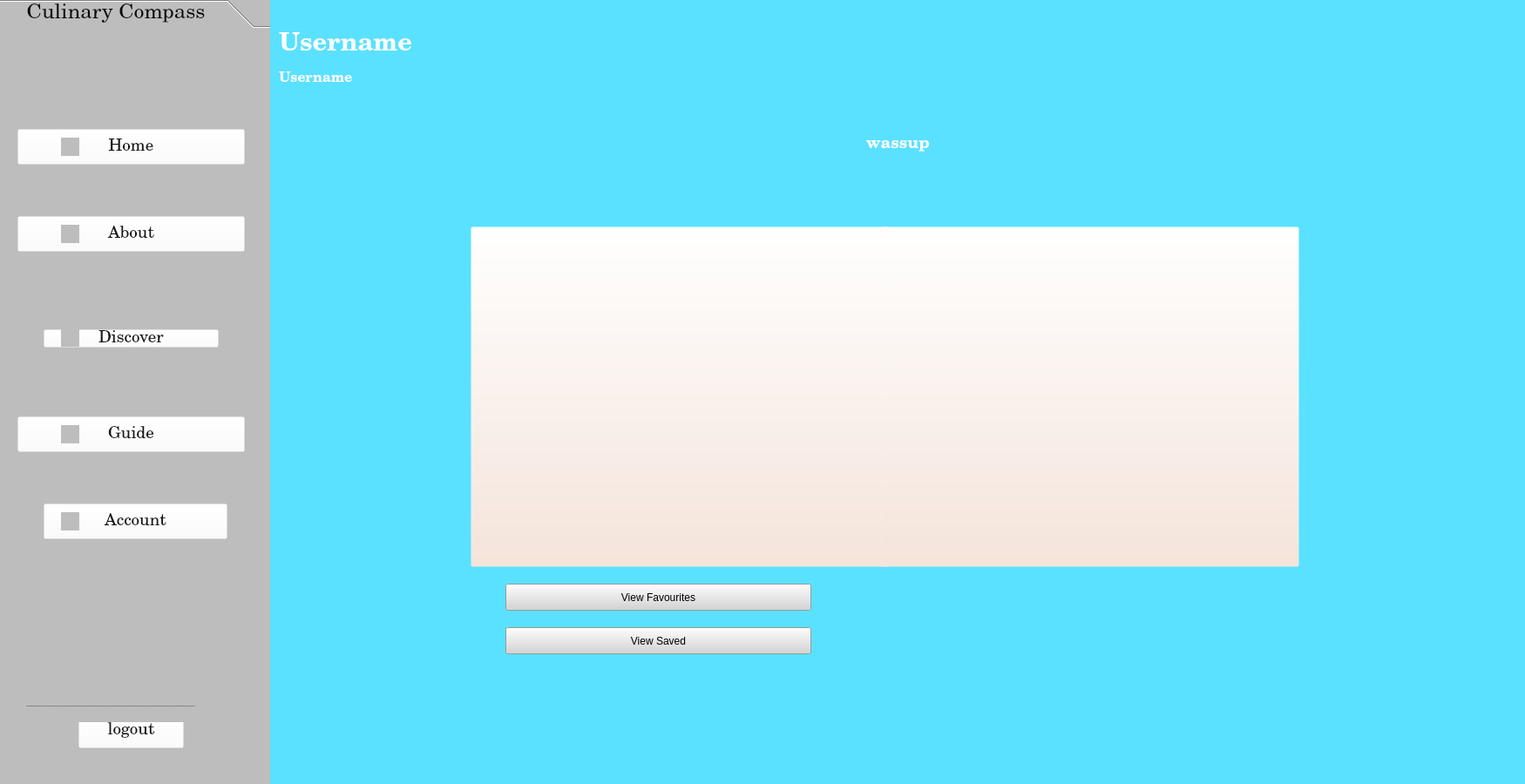
<?xml version="1.0" encoding="UTF-8"?>
<ui version="4.0">
 <class>Homepage</class>
 <widget class="QMainWindow" name="Homepage">
  <property name="geometry">
   <rect>
    <x>0</x>
    <y>0</y>
    <width>1750</width>
    <height>900</height>
   </rect>
  </property>
  <property name="minimumSize">
   <size>
    <width>1750</width>
    <height>900</height>
   </size>
  </property>
  <property name="maximumSize">
   <size>
    <width>1750</width>
    <height>900</height>
   </size>
  </property>
  <property name="windowTitle">
   <string>MainWindow</string>
  </property>
  <widget class="QWidget" name="centralwidget">
   <widget class="QWidget" name="widget" native="true">
    <property name="geometry">
     <rect>
      <x>-10</x>
      <y>0</y>
      <width>321</width>
      <height>911</height>
     </rect>
    </property>
    <property name="styleSheet">
     <string notr="true">background-color: rgb(255, 255, 255);</string>
    </property>
    <widget class="QToolBox" name="menu_bar">
     <property name="geometry">
      <rect>
       <x>10</x>
       <y>-1</y>
       <width>311</width>
       <height>901</height>
      </rect>
     </property>
     <property name="palette">
      <palette>
       <active>
        <colorrole role="WindowText">
         <brush brushstyle="SolidPattern">
          <color alpha="255">
           <red>8</red>
           <green>8</green>
           <blue>8</blue>
          </color>
         </brush>
        </colorrole>
        <colorrole role="Button">
         <brush brushstyle="SolidPattern">
          <color alpha="255">
           <red>189</red>
           <green>189</green>
           <blue>189</blue>
          </color>
         </brush>
        </colorrole>
        <colorrole role="Text">
         <brush brushstyle="SolidPattern">
          <color alpha="255">
           <red>8</red>
           <green>8</green>
           <blue>8</blue>
          </color>
         </brush>
        </colorrole>
        <colorrole role="ButtonText">
         <brush brushstyle="SolidPattern">
          <color alpha="255">
           <red>8</red>
           <green>8</green>
           <blue>8</blue>
          </color>
         </brush>
        </colorrole>
        <colorrole role="Base">
         <brush brushstyle="SolidPattern">
          <color alpha="255">
           <red>189</red>
           <green>189</green>
           <blue>189</blue>
          </color>
         </brush>
        </colorrole>
        <colorrole role="Window">
         <brush brushstyle="SolidPattern">
          <color alpha="255">
           <red>189</red>
           <green>189</green>
           <blue>189</blue>
          </color>
         </brush>
        </colorrole>
        <colorrole role="PlaceholderText">
         <brush brushstyle="SolidPattern">
          <color alpha="128">
           <red>8</red>
           <green>8</green>
           <blue>8</blue>
          </color>
         </brush>
        </colorrole>
       </active>
       <inactive>
        <colorrole role="WindowText">
         <brush brushstyle="SolidPattern">
          <color alpha="255">
           <red>8</red>
           <green>8</green>
           <blue>8</blue>
          </color>
         </brush>
        </colorrole>
        <colorrole role="Button">
         <brush brushstyle="SolidPattern">
          <color alpha="255">
           <red>189</red>
           <green>189</green>
           <blue>189</blue>
          </color>
         </brush>
        </colorrole>
        <colorrole role="Text">
         <brush brushstyle="SolidPattern">
          <color alpha="255">
           <red>8</red>
           <green>8</green>
           <blue>8</blue>
          </color>
         </brush>
        </colorrole>
        <colorrole role="ButtonText">
         <brush brushstyle="SolidPattern">
          <color alpha="255">
           <red>8</red>
           <green>8</green>
           <blue>8</blue>
          </color>
         </brush>
        </colorrole>
        <colorrole role="Base">
         <brush brushstyle="SolidPattern">
          <color alpha="255">
           <red>189</red>
           <green>189</green>
           <blue>189</blue>
          </color>
         </brush>
        </colorrole>
        <colorrole role="Window">
         <brush brushstyle="SolidPattern">
          <color alpha="255">
           <red>189</red>
           <green>189</green>
           <blue>189</blue>
          </color>
         </brush>
        </colorrole>
        <colorrole role="PlaceholderText">
         <brush brushstyle="SolidPattern">
          <color alpha="128">
           <red>8</red>
           <green>8</green>
           <blue>8</blue>
          </color>
         </brush>
        </colorrole>
       </inactive>
       <disabled>
        <colorrole role="WindowText">
         <brush brushstyle="SolidPattern">
          <color alpha="255">
           <red>8</red>
           <green>8</green>
           <blue>8</blue>
          </color>
         </brush>
        </colorrole>
        <colorrole role="Button">
         <brush brushstyle="SolidPattern">
          <color alpha="255">
           <red>189</red>
           <green>189</green>
           <blue>189</blue>
          </color>
         </brush>
        </colorrole>
        <colorrole role="Text">
         <brush brushstyle="SolidPattern">
          <color alpha="255">
           <red>8</red>
           <green>8</green>
           <blue>8</blue>
          </color>
         </brush>
        </colorrole>
        <colorrole role="ButtonText">
         <brush brushstyle="SolidPattern">
          <color alpha="255">
           <red>8</red>
           <green>8</green>
           <blue>8</blue>
          </color>
         </brush>
        </colorrole>
        <colorrole role="Base">
         <brush brushstyle="SolidPattern">
          <color alpha="255">
           <red>189</red>
           <green>189</green>
           <blue>189</blue>
          </color>
         </brush>
        </colorrole>
        <colorrole role="Window">
         <brush brushstyle="SolidPattern">
          <color alpha="255">
           <red>189</red>
           <green>189</green>
           <blue>189</blue>
          </color>
         </brush>
        </colorrole>
        <colorrole role="PlaceholderText">
         <brush brushstyle="SolidPattern">
          <color alpha="128">
           <red>8</red>
           <green>8</green>
           <blue>8</blue>
          </color>
         </brush>
        </colorrole>
       </disabled>
      </palette>
     </property>
     <property name="font">
      <font>
       <family>Century Schoolbook</family>
       <pointsize>18</pointsize>
       <italic>false</italic>
       <bold>false</bold>
      </font>
     </property>
     <property name="styleSheet">
      <string notr="true">background-color: rgb(179, 179, 179);
font: 18pt &quot;Century Schoolbook&quot;;
background-color: rgb(189, 189, 189);
color: rgb(8, 8, 8);</string>
     </property>
     <property name="currentIndex">
      <number>0</number>
     </property>
     <widget class="QWidget" name="page_1">
      <property name="geometry">
       <rect>
        <x>0</x>
        <y>0</y>
        <width>311</width>
        <height>858</height>
       </rect>
      </property>
      <attribute name="label">
       <string>    Culinary Compass</string>
      </attribute>
      <widget class="QPushButton" name="about_button">
       <property name="geometry">
        <rect>
         <x>20</x>
         <y>210</y>
         <width>261</width>
         <height>41</height>
        </rect>
       </property>
       <property name="font">
        <font>
         <family>Century Schoolbook</family>
         <pointsize>14</pointsize>
         <italic>false</italic>
         <bold>false</bold>
        </font>
       </property>
       <property name="cursor">
        <cursorShape>PointingHandCursor</cursorShape>
       </property>
       <property name="styleSheet">
        <string notr="true">background-color: rgba(255, 255, 255, 0);
font: 14pt &quot;Century Schoolbook&quot;;
color: rgb(22, 22, 22);</string>
       </property>
       <property name="text">
        <string>About</string>
       </property>
       <property name="icon">
        <iconset>
         <normaloff>../../../kiran/OneDrive/Desktop/app/static/icons/icons8-about-24.png</normaloff>../../../kiran/OneDrive/Desktop/app/static/icons/icons8-about-24.png</iconset>
       </property>
      </widget>
      <widget class="QPushButton" name="guidebutton">
       <property name="geometry">
        <rect>
         <x>20</x>
         <y>440</y>
         <width>261</width>
         <height>41</height>
        </rect>
       </property>
       <property name="font">
        <font>
         <family>Century Schoolbook</family>
         <pointsize>14</pointsize>
         <italic>false</italic>
         <bold>false</bold>
        </font>
       </property>
       <property name="cursor">
        <cursorShape>PointingHandCursor</cursorShape>
       </property>
       <property name="styleSheet">
        <string notr="true">background-color: rgba(255, 255, 255, 0);
font: 14pt &quot;Century Schoolbook&quot;;
color: rgb(22, 22, 22);</string>
       </property>
       <property name="text">
        <string>Guide</string>
       </property>
       <property name="icon">
        <iconset>
         <normaloff>../../../kiran/OneDrive/Desktop/app/static/icons/icons8-guide-50.png</normaloff>../../../kiran/OneDrive/Desktop/app/static/icons/icons8-guide-50.png</iconset>
       </property>
      </widget>
      <widget class="QPushButton" name="accountbtn">
       <property name="geometry">
        <rect>
         <x>50</x>
         <y>540</y>
         <width>211</width>
         <height>41</height>
        </rect>
       </property>
       <property name="font">
        <font>
         <family>Century Schoolbook</family>
         <pointsize>14</pointsize>
         <italic>false</italic>
         <bold>false</bold>
        </font>
       </property>
       <property name="cursor">
        <cursorShape>PointingHandCursor</cursorShape>
       </property>
       <property name="styleSheet">
        <string notr="true">background-color: rgba(255, 255, 255, 0);
font: 14pt &quot;Century Schoolbook&quot;;
color: rgb(22, 22, 22);
</string>
       </property>
       <property name="text">
        <string>Account</string>
       </property>
       <property name="icon">
        <iconset>
         <normaloff>../../../kiran/OneDrive/Desktop/app/static/icons/icons8-account-48.png</normaloff>../../../kiran/OneDrive/Desktop/app/static/icons/icons8-account-48.png</iconset>
       </property>
      </widget>
      <widget class="QPushButton" name="discover">
       <property name="geometry">
        <rect>
         <x>50</x>
         <y>340</y>
         <width>201</width>
         <height>21</height>
        </rect>
       </property>
       <property name="font">
        <font>
         <family>Century Schoolbook</family>
         <pointsize>14</pointsize>
         <italic>false</italic>
         <bold>false</bold>
        </font>
       </property>
       <property name="cursor">
        <cursorShape>PointingHandCursor</cursorShape>
       </property>
       <property name="layoutDirection">
        <enum>Qt::LeftToRight</enum>
       </property>
       <property name="styleSheet">
        <string notr="true">background-color: rgba(255, 255, 255, 0);
font: 14pt &quot;Century Schoolbook&quot;;
color: rgb(22, 22, 22);
</string>
       </property>
       <property name="text">
        <string>Discover</string>
       </property>
      </widget>
      <widget class="QPushButton" name="logout">
       <property name="geometry">
        <rect>
         <x>90</x>
         <y>780</y>
         <width>121</width>
         <height>41</height>
        </rect>
       </property>
       <property name="font">
        <font>
         <family>Century Schoolbook</family>
         <pointsize>14</pointsize>
         <italic>false</italic>
         <bold>false</bold>
        </font>
       </property>
       <property name="cursor">
        <cursorShape>PointingHandCursor</cursorShape>
       </property>
       <property name="styleSheet">
        <string notr="true">background-color: rgba(255, 255, 255, 0);
font: 14pt &quot;Century Schoolbook&quot;;
color: rgb(22, 22, 22);</string>
       </property>
       <property name="text">
        <string>logout</string>
       </property>
      </widget>
      <widget class="QLabel" name="label_5">
       <property name="geometry">
        <rect>
         <x>70</x>
         <y>220</y>
         <width>21</width>
         <height>21</height>
        </rect>
       </property>
       <property name="text">
        <string/>
       </property>
       <property name="pixmap">
        <pixmap>icons8-about-24.png</pixmap>
       </property>
       <property name="scaledContents">
        <bool>true</bool>
       </property>
      </widget>
      <widget class="QLabel" name="label_6">
       <property name="geometry">
        <rect>
         <x>70</x>
         <y>340</y>
         <width>21</width>
         <height>20</height>
        </rect>
       </property>
       <property name="text">
        <string/>
       </property>
       <property name="pixmap">
        <pixmap>maps-flags_447031.png</pixmap>
       </property>
       <property name="scaledContents">
        <bool>true</bool>
       </property>
      </widget>
      <widget class="QLabel" name="label_7">
       <property name="geometry">
        <rect>
         <x>70</x>
         <y>450</y>
         <width>21</width>
         <height>21</height>
        </rect>
       </property>
       <property name="text">
        <string/>
       </property>
       <property name="pixmap">
        <pixmap>icons8-guide-50.png</pixmap>
       </property>
       <property name="scaledContents">
        <bool>true</bool>
       </property>
      </widget>
      <widget class="QLabel" name="label_8">
       <property name="geometry">
        <rect>
         <x>70</x>
         <y>550</y>
         <width>21</width>
         <height>21</height>
        </rect>
       </property>
       <property name="text">
        <string/>
       </property>
       <property name="pixmap">
        <pixmap>icons8-account-48.png</pixmap>
       </property>
       <property name="scaledContents">
        <bool>true</bool>
       </property>
      </widget>
      <widget class="QLabel" name="label_9">
       <property name="geometry">
        <rect>
         <x>70</x>
         <y>790</y>
         <width>20</width>
         <height>20</height>
        </rect>
       </property>
       <property name="text">
        <string/>
       </property>
       <property name="pixmap">
        <pixmap>icons8-log-out-50.png</pixmap>
       </property>
       <property name="scaledContents">
        <bool>true</bool>
       </property>
      </widget>
      <widget class="QLabel" name="label_10">
       <property name="geometry">
        <rect>
         <x>30</x>
         <y>740</y>
         <width>241</width>
         <height>51</height>
        </rect>
       </property>
       <property name="styleSheet">
        <string notr="true">color: rgba(4, 4, 4,85);</string>
       </property>
       <property name="text">
        <string>_____________________________</string>
       </property>
      </widget>
      <widget class="QPushButton" name="homebtn">
       <property name="geometry">
        <rect>
         <x>20</x>
         <y>110</y>
         <width>261</width>
         <height>41</height>
        </rect>
       </property>
       <property name="font">
        <font>
         <family>Century Schoolbook</family>
         <pointsize>14</pointsize>
         <italic>false</italic>
         <bold>false</bold>
        </font>
       </property>
       <property name="cursor">
        <cursorShape>PointingHandCursor</cursorShape>
       </property>
       <property name="styleSheet">
        <string notr="true">background-color: rgba(255, 255, 255, 0);
font: 14pt &quot;Century Schoolbook&quot;;
color: rgb(22, 22, 22);</string>
       </property>
       <property name="text">
        <string>Home</string>
       </property>
       <property name="icon">
        <iconset>
         <normaloff>../../../kiran/OneDrive/Desktop/app/static/icons/icons8-about-24.png</normaloff>../../../kiran/OneDrive/Desktop/app/static/icons/icons8-about-24.png</iconset>
       </property>
      </widget>
      <widget class="QLabel" name="label_11">
       <property name="geometry">
        <rect>
         <x>70</x>
         <y>120</y>
         <width>21</width>
         <height>21</height>
        </rect>
       </property>
       <property name="text">
        <string/>
       </property>
       <property name="pixmap">
        <pixmap>homeicon.png</pixmap>
       </property>
       <property name="scaledContents">
        <bool>true</bool>
       </property>
      </widget>
     </widget>
    </widget>
   </widget>
   <widget class="QWidget" name="widget_2" native="true">
    <property name="geometry">
     <rect>
      <x>310</x>
      <y>0</y>
      <width>1750</width>
      <height>900</height>
     </rect>
    </property>
    <property name="palette">
     <palette>
      <active>
       <colorrole role="WindowText">
        <brush brushstyle="SolidPattern">
         <color alpha="255">
          <red>0</red>
          <green>0</green>
          <blue>0</blue>
         </color>
        </brush>
       </colorrole>
       <colorrole role="Button">
        <brush brushstyle="SolidPattern">
         <color alpha="255">
          <red>255</red>
          <green>244</green>
          <blue>222</blue>
         </color>
        </brush>
       </colorrole>
       <colorrole role="Light">
        <brush brushstyle="SolidPattern">
         <color alpha="255">
          <red>0</red>
          <green>255</green>
          <blue>255</blue>
         </color>
        </brush>
       </colorrole>
       <colorrole role="Midlight">
        <brush brushstyle="SolidPattern">
         <color alpha="255">
          <red>170</red>
          <green>255</green>
          <blue>0</blue>
         </color>
        </brush>
       </colorrole>
       <colorrole role="Dark">
        <brush brushstyle="SolidPattern">
         <color alpha="255">
          <red>0</red>
          <green>85</green>
          <blue>255</blue>
         </color>
        </brush>
       </colorrole>
       <colorrole role="Mid">
        <brush brushstyle="SolidPattern">
         <color alpha="255">
          <red>0</red>
          <green>85</green>
          <blue>0</blue>
         </color>
        </brush>
       </colorrole>
       <colorrole role="Text">
        <brush brushstyle="SolidPattern">
         <color alpha="255">
          <red>0</red>
          <green>0</green>
          <blue>0</blue>
         </color>
        </brush>
       </colorrole>
       <colorrole role="ButtonText">
        <brush brushstyle="SolidPattern">
         <color alpha="255">
          <red>0</red>
          <green>0</green>
          <blue>0</blue>
         </color>
        </brush>
       </colorrole>
       <colorrole role="Base">
        <brush brushstyle="SolidPattern">
         <color alpha="255">
          <red>255</red>
          <green>244</green>
          <blue>222</blue>
         </color>
        </brush>
       </colorrole>
       <colorrole role="Window">
        <brush brushstyle="SolidPattern">
         <color alpha="255">
          <red>255</red>
          <green>244</green>
          <blue>222</blue>
         </color>
        </brush>
       </colorrole>
      </active>
      <inactive>
       <colorrole role="WindowText">
        <brush brushstyle="SolidPattern">
         <color alpha="255">
          <red>0</red>
          <green>0</green>
          <blue>0</blue>
         </color>
        </brush>
       </colorrole>
       <colorrole role="Button">
        <brush brushstyle="SolidPattern">
         <color alpha="255">
          <red>255</red>
          <green>244</green>
          <blue>222</blue>
         </color>
        </brush>
       </colorrole>
       <colorrole role="Light">
        <brush brushstyle="SolidPattern">
         <color alpha="255">
          <red>0</red>
          <green>255</green>
          <blue>255</blue>
         </color>
        </brush>
       </colorrole>
       <colorrole role="Midlight">
        <brush brushstyle="SolidPattern">
         <color alpha="255">
          <red>170</red>
          <green>255</green>
          <blue>0</blue>
         </color>
        </brush>
       </colorrole>
       <colorrole role="Dark">
        <brush brushstyle="SolidPattern">
         <color alpha="255">
          <red>0</red>
          <green>85</green>
          <blue>255</blue>
         </color>
        </brush>
       </colorrole>
       <colorrole role="Mid">
        <brush brushstyle="SolidPattern">
         <color alpha="255">
          <red>0</red>
          <green>85</green>
          <blue>0</blue>
         </color>
        </brush>
       </colorrole>
       <colorrole role="Text">
        <brush brushstyle="SolidPattern">
         <color alpha="255">
          <red>0</red>
          <green>0</green>
          <blue>0</blue>
         </color>
        </brush>
       </colorrole>
       <colorrole role="ButtonText">
        <brush brushstyle="SolidPattern">
         <color alpha="255">
          <red>0</red>
          <green>0</green>
          <blue>0</blue>
         </color>
        </brush>
       </colorrole>
       <colorrole role="Base">
        <brush brushstyle="SolidPattern">
         <color alpha="255">
          <red>255</red>
          <green>244</green>
          <blue>222</blue>
         </color>
        </brush>
       </colorrole>
       <colorrole role="Window">
        <brush brushstyle="SolidPattern">
         <color alpha="255">
          <red>255</red>
          <green>244</green>
          <blue>222</blue>
         </color>
        </brush>
       </colorrole>
      </inactive>
      <disabled>
       <colorrole role="WindowText">
        <brush brushstyle="SolidPattern">
         <color alpha="255">
          <red>0</red>
          <green>85</green>
          <blue>255</blue>
         </color>
        </brush>
       </colorrole>
       <colorrole role="Button">
        <brush brushstyle="SolidPattern">
         <color alpha="255">
          <red>255</red>
          <green>244</green>
          <blue>222</blue>
         </color>
        </brush>
       </colorrole>
       <colorrole role="Light">
        <brush brushstyle="SolidPattern">
         <color alpha="255">
          <red>0</red>
          <green>255</green>
          <blue>255</blue>
         </color>
        </brush>
       </colorrole>
       <colorrole role="Midlight">
        <brush brushstyle="SolidPattern">
         <color alpha="255">
          <red>170</red>
          <green>255</green>
          <blue>0</blue>
         </color>
        </brush>
       </colorrole>
       <colorrole role="Dark">
        <brush brushstyle="SolidPattern">
         <color alpha="255">
          <red>0</red>
          <green>85</green>
          <blue>255</blue>
         </color>
        </brush>
       </colorrole>
       <colorrole role="Mid">
        <brush brushstyle="SolidPattern">
         <color alpha="255">
          <red>0</red>
          <green>85</green>
          <blue>0</blue>
         </color>
        </brush>
       </colorrole>
       <colorrole role="Text">
        <brush brushstyle="SolidPattern">
         <color alpha="255">
          <red>0</red>
          <green>85</green>
          <blue>255</blue>
         </color>
        </brush>
       </colorrole>
       <colorrole role="ButtonText">
        <brush brushstyle="SolidPattern">
         <color alpha="255">
          <red>0</red>
          <green>85</green>
          <blue>255</blue>
         </color>
        </brush>
       </colorrole>
       <colorrole role="Base">
        <brush brushstyle="SolidPattern">
         <color alpha="255">
          <red>255</red>
          <green>244</green>
          <blue>222</blue>
         </color>
        </brush>
       </colorrole>
       <colorrole role="Window">
        <brush brushstyle="SolidPattern">
         <color alpha="255">
          <red>255</red>
          <green>244</green>
          <blue>222</blue>
         </color>
        </brush>
       </colorrole>
      </disabled>
     </palette>
    </property>
    <property name="styleSheet">
     <string notr="true">background-color: rgb(255, 244, 222);
</string>
    </property>
    <widget class="QLabel" name="label_12">
     <property name="geometry">
      <rect>
       <x>0</x>
       <y>0</y>
       <width>1441</width>
       <height>901</height>
      </rect>
     </property>
     <property name="cursor">
      <cursorShape>ArrowCursor</cursorShape>
     </property>
     <property name="toolTip">
      <string>&lt;html&gt;&lt;head/&gt;&lt;body&gt;&lt;p&gt;&lt;br/&gt;&lt;/p&gt;&lt;/body&gt;&lt;/html&gt;</string>
     </property>
     <property name="styleSheet">
      <string notr="true">background-color: rgb(90, 225, 255);</string>
     </property>
     <property name="text">
      <string/>
     </property>
     <property name="pixmap">
      <pixmap>bg.png</pixmap>
     </property>
     <property name="scaledContents">
      <bool>true</bool>
     </property>
    </widget>
    <widget class="QPushButton" name="stayin">
     <property name="geometry">
      <rect>
       <x>230</x>
       <y>260</y>
       <width>481</width>
       <height>391</height>
      </rect>
     </property>
     <property name="cursor">
      <cursorShape>PointingHandCursor</cursorShape>
     </property>
     <property name="styleSheet">
      <string notr="true">
background-color: rgba(247, 225, 212,0);</string>
     </property>
     <property name="text">
      <string/>
     </property>
     <property name="icon">
      <iconset>
       <normaloff>Dine In.png</normaloff>Dine In.png</iconset>
     </property>
     <property name="iconSize">
      <size>
       <width>400</width>
       <height>400</height>
      </size>
     </property>
    </widget>
    <widget class="QPushButton" name="stepout">
     <property name="geometry">
      <rect>
       <x>700</x>
       <y>260</y>
       <width>481</width>
       <height>391</height>
      </rect>
     </property>
     <property name="cursor">
      <cursorShape>PointingHandCursor</cursorShape>
     </property>
     <property name="styleSheet">
      <string notr="true">background-color: rgba(247, 225, 212,0);</string>
     </property>
     <property name="text">
      <string/>
     </property>
     <property name="icon">
      <iconset>
       <normaloff>dine out.png</normaloff>dine out.png</iconset>
     </property>
     <property name="iconSize">
      <size>
       <width>400</width>
       <height>400</height>
      </size>
     </property>
    </widget>
    <widget class="QLabel" name="usernamelabel">
     <property name="geometry">
      <rect>
       <x>10</x>
       <y>80</y>
       <width>471</width>
       <height>31</height>
      </rect>
     </property>
     <property name="font">
      <font>
       <family>Segoe UI Semibold</family>
       <pointsize>14</pointsize>
       <bold>true</bold>
      </font>
     </property>
     <property name="styleSheet">
      <string notr="true">background-color: rgba(255, 255, 255, 0);</string>
     </property>
     <property name="text">
      <string/>
     </property>
    </widget>
    <widget class="QLabel" name="label_2">
     <property name="geometry">
      <rect>
       <x>270</x>
       <y>80</y>
       <width>871</width>
       <height>161</height>
      </rect>
     </property>
     <property name="styleSheet">
      <string notr="true">background-color: rgba(255, 255, 255, 0);</string>
     </property>
     <property name="text">
      <string/>
     </property>
     <property name="pixmap">
      <pixmap>header.png</pixmap>
     </property>
     <property name="scaledContents">
      <bool>true</bool>
     </property>
    </widget>
    <widget class="QLabel" name="Quote">
     <property name="geometry">
      <rect>
       <x>380</x>
       <y>120</y>
       <width>681</width>
       <height>91</height>
      </rect>
     </property>
     <property name="font">
      <font>
       <family>Century Schoolbook</family>
       <pointsize>14</pointsize>
       <italic>false</italic>
       <bold>true</bold>
      </font>
     </property>
     <property name="styleSheet">
      <string notr="true">background-color: rgba(255, 255, 255, 0);
color: rgb(255, 255, 255);
font: 700 14pt &quot;Century Schoolbook&quot;;</string>
     </property>
     <property name="text">
      <string>wassup</string>
     </property>
     <property name="alignment">
      <set>Qt::AlignCenter</set>
     </property>
     <property name="wordWrap">
      <bool>true</bool>
     </property>
    </widget>
    <widget class="QPushButton" name="Savedbtn">
     <property name="geometry">
      <rect>
       <x>270</x>
       <y>720</y>
       <width>351</width>
       <height>31</height>
      </rect>
     </property>
     <property name="cursor">
      <cursorShape>PointingHandCursor</cursorShape>
     </property>
     <property name="toolTip">
      <string>&lt;html&gt;&lt;head/&gt;&lt;body&gt;&lt;p&gt;Recipes saved for later.&lt;/p&gt;&lt;/body&gt;&lt;/html&gt;</string>
     </property>
     <property name="styleSheet">
      <string notr="true">background-color: rgb(213, 213, 213);
font: 700 11pt &quot;Century Schoolbook&quot;;</string>
     </property>
     <property name="text">
      <string>View Saved</string>
     </property>
    </widget>
    <widget class="QPushButton" name="fav">
     <property name="geometry">
      <rect>
       <x>270</x>
       <y>670</y>
       <width>351</width>
       <height>31</height>
      </rect>
     </property>
     <property name="cursor">
      <cursorShape>PointingHandCursor</cursorShape>
     </property>
     <property name="toolTip">
      <string>&lt;html&gt;&lt;head/&gt;&lt;body&gt;&lt;p&gt;View your favourite recipes.&lt;/p&gt;&lt;/body&gt;&lt;/html&gt;</string>
     </property>
     <property name="styleSheet">
      <string notr="true">background-color: rgb(213, 213, 213);
font: 700 11pt &quot;Century Schoolbook&quot;;</string>
     </property>
     <property name="text">
      <string>View Favourites</string>
     </property>
     <property name="iconSize">
      <size>
       <width>16</width>
       <height>16</height>
      </size>
     </property>
    </widget>
    <widget class="QLabel" name="Nameoftheuser">
     <property name="geometry">
      <rect>
       <x>10</x>
       <y>60</y>
       <width>331</width>
       <height>61</height>
      </rect>
     </property>
     <property name="font">
      <font>
       <family>Century Schoolbook</family>
       <pointsize>12</pointsize>
       <bold>true</bold>
      </font>
     </property>
     <property name="styleSheet">
      <string notr="true">background-color: rgba(255, 255, 255, 0);
color: rgb(255, 255, 255);</string>
     </property>
     <property name="text">
      <string>Username</string>
     </property>
    </widget>
    <widget class="QLabel" name="rname">
     <property name="geometry">
      <rect>
       <x>10</x>
       <y>20</y>
       <width>611</width>
       <height>61</height>
      </rect>
     </property>
     <property name="font">
      <font>
       <family>Century Schoolbook</family>
       <pointsize>22</pointsize>
       <bold>true</bold>
      </font>
     </property>
     <property name="styleSheet">
      <string notr="true">background-color: rgba(255, 255, 255, 0);
color: rgb(255, 255, 255);</string>
     </property>
     <property name="text">
      <string>Username</string>
     </property>
    </widget>
   </widget>
  </widget>
 </widget>
 <resources>
  <include location="icons.qrc"/>
 </resources>
 <connections/>
</ui>
